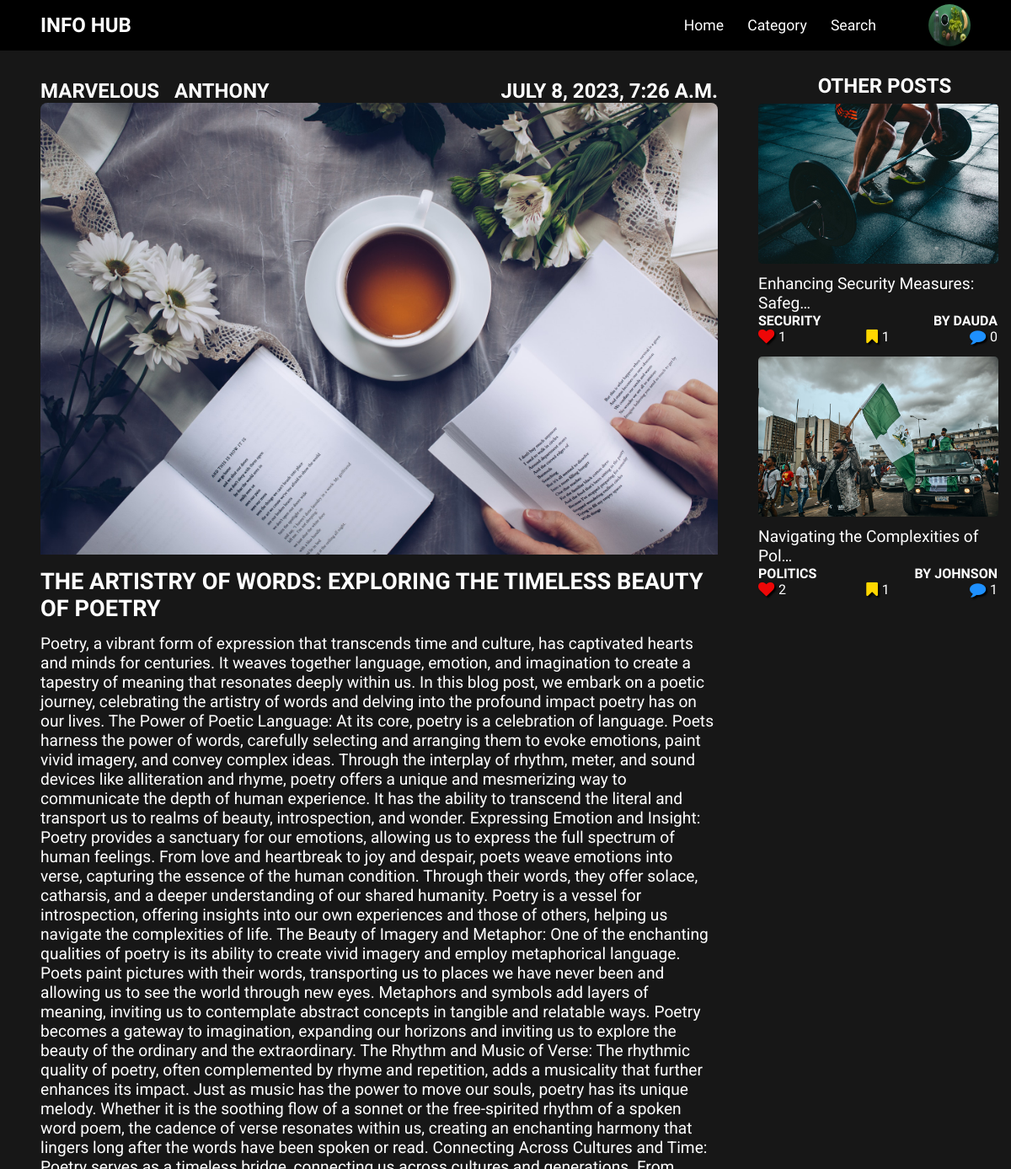
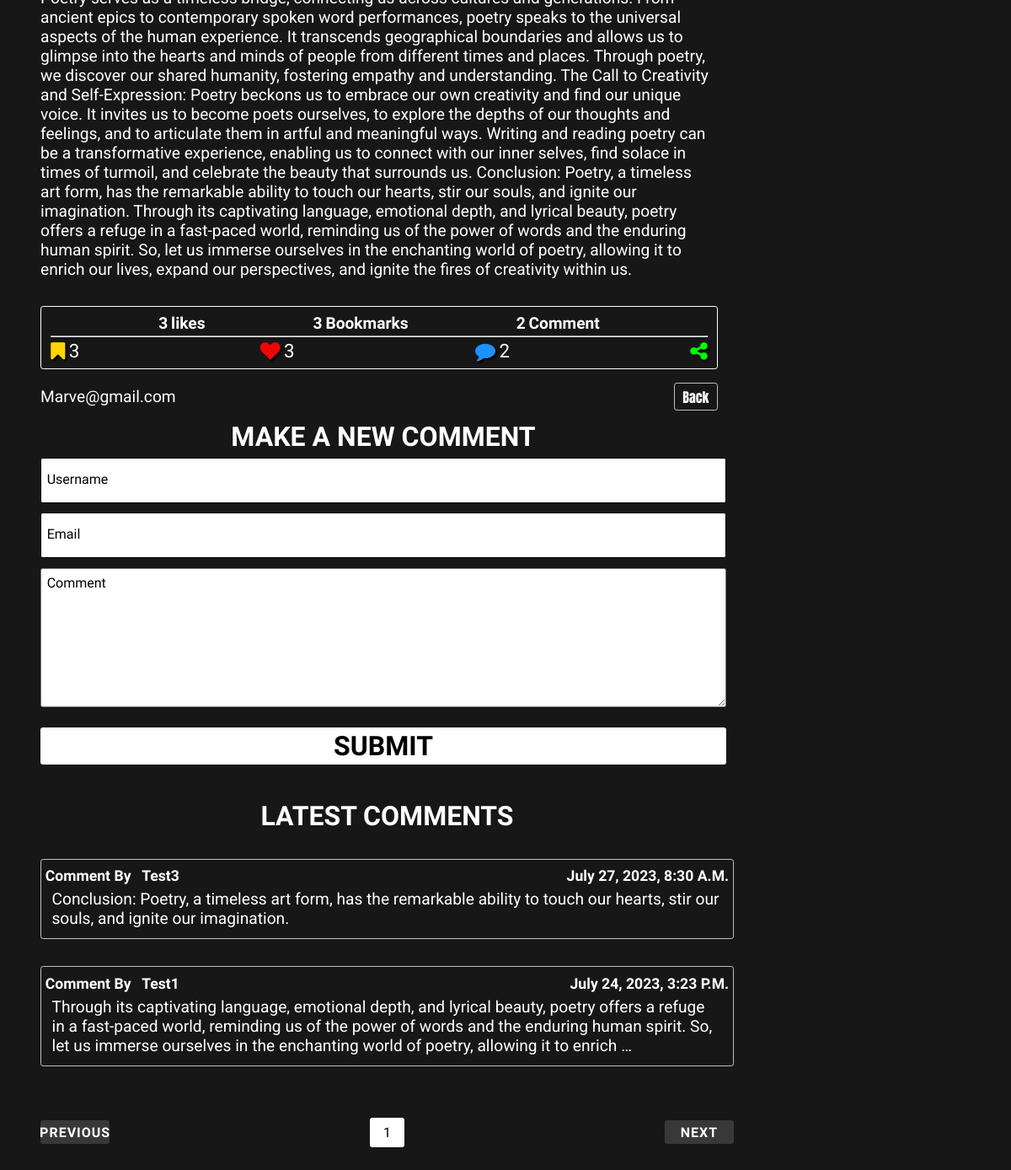
The page /The_Artistry_of_Words_Exploring_the_Timeless_Beauty_of_Poetry/ (signed in) on the database as committed earlier (2 pictures, top to bottom).
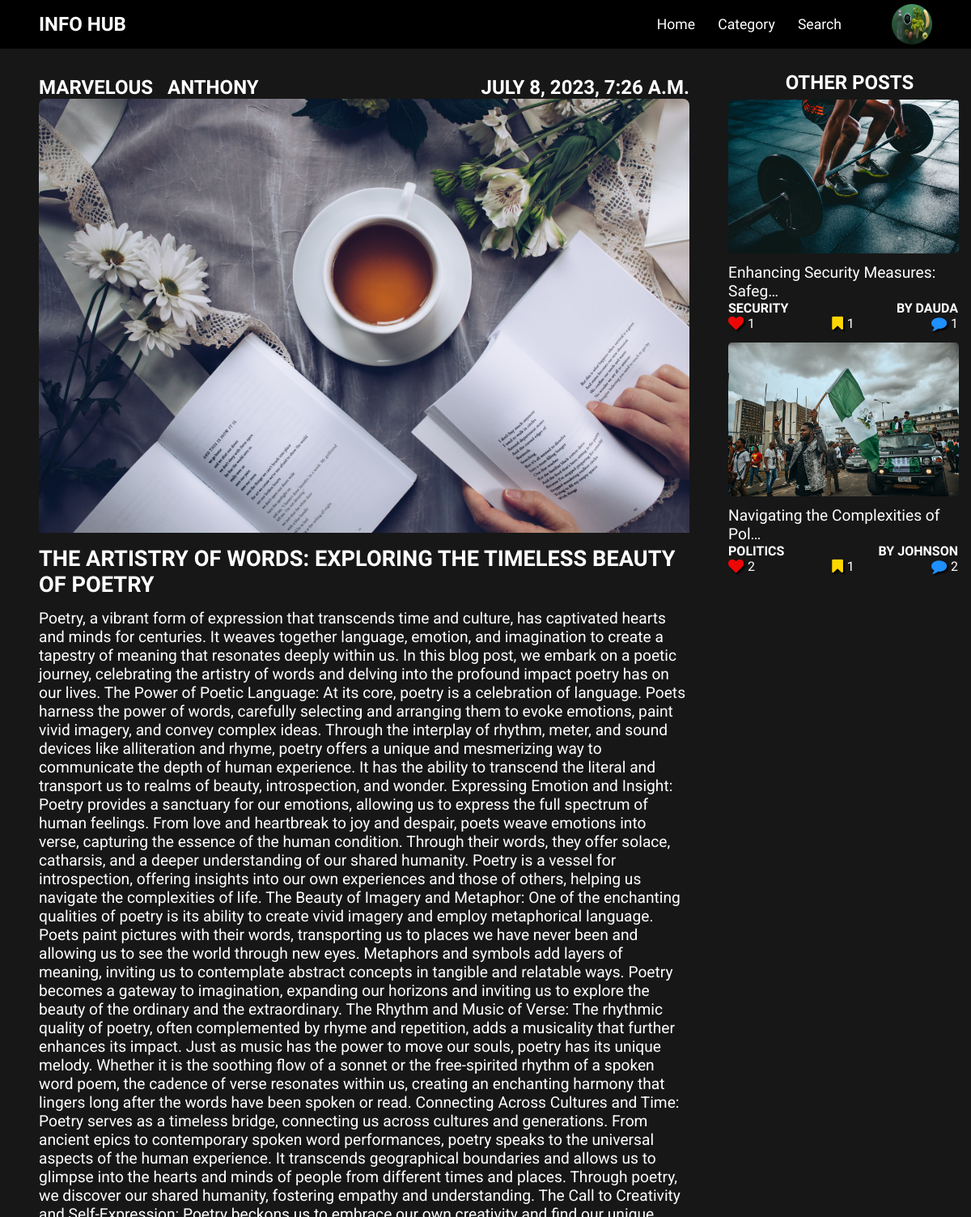
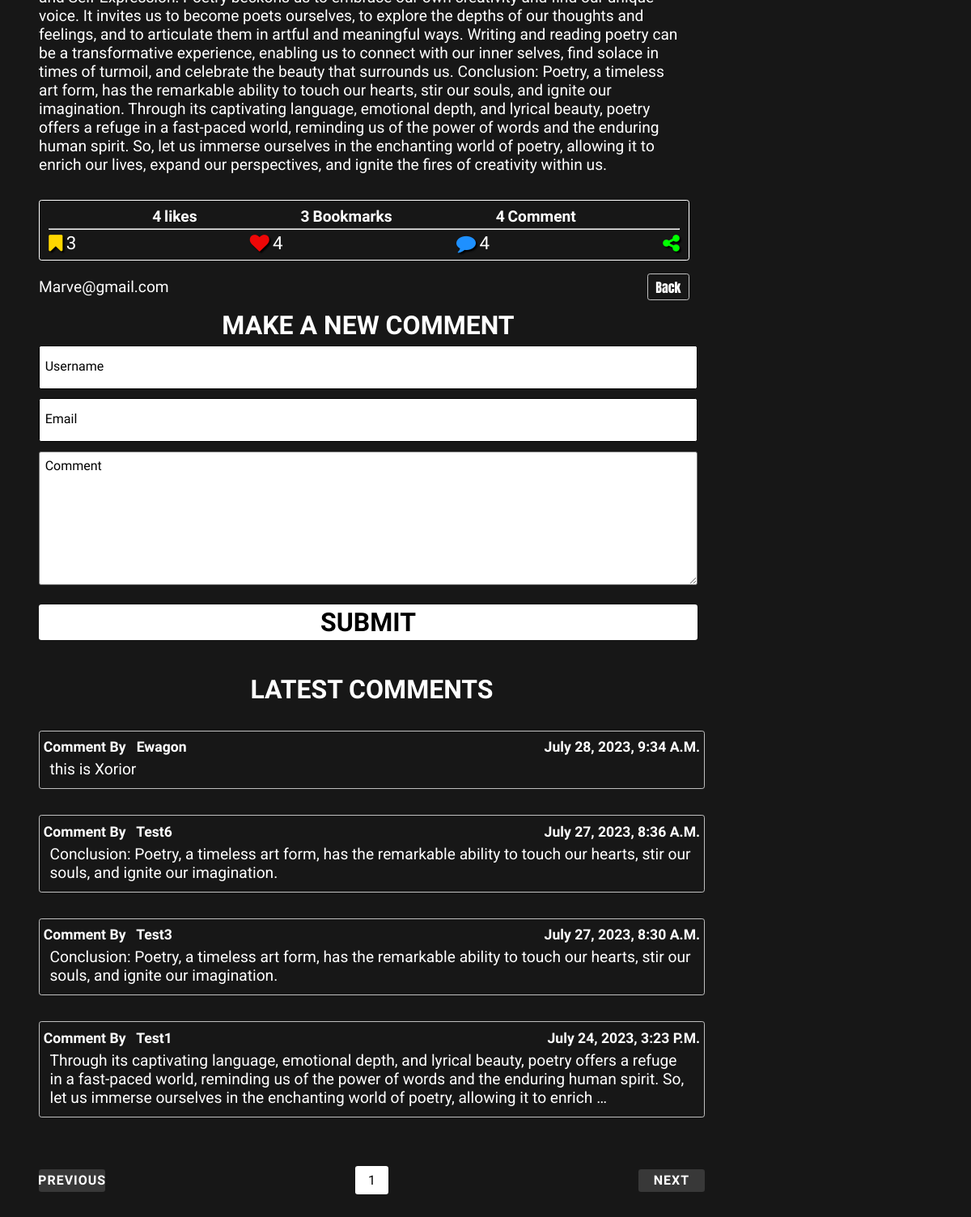
The same page on the database as committed later (2 pictures, top to bottom).
### Users/models.py (models this page shows, shortened)
class Profile(models.Model):
    user = models.OneToOneField(User, on_delete=models.CASCADE)
    image = models.ImageField(default='Profile.png', upload_to='User_Profile_Picture')
    file_name = models.CharField(max_length=50, blank=True)
    age = models.CharField(max_length=3, default=18)

### blogApp/models.py (models this page shows, shortened)
class Post(models.Model):
    class NewManager(models.Manager):
        def get_queryset(self):
            return super().get_queryset() .filter(Status='published')
    options = (
        ('draft', 'Draft'),
        ('published', 'Published'),
    )
    Title = models.CharField(max_length=250)
    First_Name = models.CharField(max_length=15)
    Last_Name = models.CharField(max_length=15)
    Email = models.EmailField(max_length=30)
    slug = models.SlugField(max_length=250, unique_for_date='Publish', default='default')
    Publish = models.DateTimeField(default=timezone.now )
    Author = models.ForeignKey (User, on_delete=models.CASCADE, related_name='blog_posts')
    Content = models.TextField()
    Category = models.ForeignKey(Category, on_delete=models.PROTECT, default=1)
    Category_Tag = models.CharField(max_length=20, default='Default')
    Image = models.ImageField(upload_to=User_Directory_Path)
    Status = models.CharField(max_length=10, choices=options, default='draft')
    Objects = models.Manager() #default Manager
    Newmanager = NewManager() #custom manager
    likes_count = models.IntegerField(default='0')
    likes = models.ManyToManyField(User, related_name='like', default=None, blank=True)
    liked = models.BooleanField(default=False)
    bookmark_count =  models.IntegerField(default=0)
    bookmark = models.ManyToManyField(User, related_name='bookmark',default=None, blank=True )
    def get_absolute_url(self):
        return reverse('blogApp:Single_Post', args=[self.slug])
    class Meta:
        ordering = ('-Publish',)[:8]

class Comment(models.Model):
    Post = models.ForeignKey(Post, on_delete=models.CASCADE,related_name='Comment' )
    Name = models.CharField(max_length=20)
    Email = models.EmailField(max_length=25)
    Comment = models.TextField(max_length=270)
    Publish = models.DateTimeField(default=timezone.now)
    Status = models.BooleanField(default=True)
    class Meta:
        ordering = ('-Publish',)

### blogApp/views.py (the view)
# urls.py: path('<slug:S_post>/', views.Single_Post, name='Single_Post'),
@login_required
def Single_Post(request, S_post):
    S_post =  get_object_or_404(Post, slug=S_post, Status='published')
    Comment = S_post.Comment.filter(Status=True)
    comments_per_page = 5
    paginator = Paginator(Comment, comments_per_page)
    page_number = request.GET.get('page')
    page = paginator.get_page(page_number)
    user_comment = None
    O_post = Post.Newmanager.annotate(num_comments=Count('Comment')).filter(Status='published').exclude(id=S_post.id)[:5]
    if request.method == 'POST':
        comment_form = NewCommentForm(request.POST)
        if comment_form.is_valid():
            user_comment = comment_form.save(commit=False)
            user_comment.Post = S_post
            user_comment.save()
            return HttpResponseRedirect('/' + S_post.slug)
    else:
        comment_form = NewCommentForm()
    return render(request, 'blogApp/Single_Post.html',
                  {'S_post': S_post,
                   'user_comment' : user_comment,
                   'Comment' : Comment,
                   'comment_form': comment_form,
                   'O_post' : O_post,
                   'page':page })

### blogApp/forms.py
class NewCommentForm(forms.ModelForm):
    Name = forms.CharField(widget=forms.TextInput(attrs={'class':'input'
                                                         , 'placeholder':'Username'}))
    Email = forms.EmailField(widget=forms.EmailInput(attrs={'class':'input',
                                                             'placeholder':'Email'}))
    Comment = forms.CharField(widget=forms.Textarea(attrs={'rows':10, 'cols':200 ,
                                                            'class':'textarea',
                                                              'placeholder':'Comment'}))
    class Meta:
        model = Comment
        fields = ['Name', 'Email', 'Comment']

### blogApp/context_processor.py (called while the page is built)
def Category_List_Options(request):
    Category_List_Options = Category.objects.exclude(name='Default')
    return {'Category_List_Options' : Category_List_Options}

### blogApp/templates/blogApp/Single_Post.html (shortened to what this page needs)
    {% extends "blogApp/Base.html" %}
        {% load static %}
        {% block templates %}
    <div class="Post_View">
        <div class="Full_Post_Wrapper">
            <div class="Main_Post_Wrapper">
                <div class="Main_Post_Details">
                    <div class="Main_Post_Details_Header">
                        <h1>{{S_post.First_Name}} &nbsp; {{S_post.Last_Name}}</h1>
                        <h1>{{S_post.Publish}}</h1>
                    </div>
                    <img  class="Main_Post_Details_Image" src="{{S_post.Image.url}}" alt="{{S_post.Category_Tag}}">
                    <div class="Main_Post_Details_Content">
                        <h1>{{S_post.Title}}</h1>
                        <p>{{S_post.Content}}</p>
                    </div>
                    <div class="Main_Post_Details_Meta_Info">
                        <div class="Reaction_Info">
                            <div class="Item_Info">
                                <span id="likes_check">{{S_post.likes_count}}</span>
                                <p>likes</p>
                            </div>
                            <div class="Item_Info">
                                <span>{{S_post.bookmark_count}}</span>
                                <p>Bookmarks</p>
                            </div>
                            <div class="Item_Info">
                                {% with Comment.count as total_comments %}
                                <span>{{total_comments}}</span>
                                {% endwith %}
                                <p>Comment</p>
                            </div>
                        </div>
                        <hr>
                        <div class="Reactions">
                            <div class="item Favourites">
                                <a href="{% url 'blogApp:Bookmark_Page' S_post.id %}"><i  class="fa fa-bookmark"></i></a>
                                <p>{{S_post.bookmark_count}}</p>
                            </div>
                            <div class="item Likes">
                                {% if post.liked %}
                                <i id="likes_button" data-postid="{{S_post.id}}" class="fa fa-heart liked "></i>
                                {% else %}
                                <i id="likes_button" data-postid="{{S_post.id}}" class="fa fa-heart "></i>
                                {% endif %}
                                <p id="likes_count">{{S_post.likes_count}}</p>
                            </div>
                            <div class="item Comment">
                                <i  class="fa fa-comment"></i>
                                {% with Comment.count as total_comments %}
                                    <p>{{total_comments}}</p>
                                {% endwith %}
                            </div>
                            <div class="item Share">
                                <i  class="fa fa-share-alt" onclick="copyToClipboard()"></i>
                            </div>
                        </div>
                    </div>
                    <div class="Main_Post_Details_Footer">
                        <p>{{S_post.Email}}</p>
                        <a href="{% url 'blogApp:Home_Page' %}">Back</a>
                    </div>
                </div>
            </div>
            <div class="Make_Comment">
                <h1>Make a new comment</h1>
                <form  id="Comment_Form" method="post">
                    {{comment_form.Name}}
                    {{comment_form.Email}}
                    {{comment_form.Comment}}
                    <button class="btn" type="submit">submit</button>
                </form>
            </div>
            {% if Comment %}
            <div class="Comment_Posted">
                <h1>Latest Comments</h1>
                {% for UserComment in page %}
                        <div class="Comment_Wrapper">
                            <div class="Comment_Posted_Info">
                                <h3> comment by  &nbsp; {{UserComment.Name}}</h3>
                                <h3>{{UserComment.Publish}}</h3>
                        </div>
                        <p>{{UserComment.Comment|truncatechars:270}}</p>
                        </div>
                {% endfor %}
            </div>
            {% else %}
                <div class="No_Comment_Available">
                    <p>No comments available</p>
                </div>
            {% endif %}
            {% if page %}
            <div class="pagination">
                <div class="Page_Left Ltn">
                    {% if page.has_previous %}
                        <div  class="Page_Btn">
                        <a href="?page={{ page.previous_page_number }}">Previous</a>
                        </div>
                    {% else %}
                        <div class="Page_Btn Disabled">
                            Previous
                        </div>
                    {% endif %}
                </div>
                <div class="Page_Center">
                    {% for num in page.paginator.page_range %}
                        {% if page.number == num %}
                            <div class="Current_Page">
                                {{ num }}
                            </div>
                        {% else %}
                            <div class="Page_Num">
                            {{ num }}
                            </div>
                        {% endif %}
                    {% endfor %}
                </div>
                <div class="Page_Right Ltn">
                {% if page.has_next %}
                    <div class="Page_Btn">
                    <a href="?page={{ page.next_page_number }}">Next</a>
                    </div>
                {% else %}
                <div class="Page_Btn Disabled">
                    Next
                </div>
                {% endif %}
                </div>
            </div>
            {% endif %}
       </div>
       <div class="Side_Post_Wrapper">
        {% if O_post %}
                <h1>Other Posts</h1>
                {% for Side_Post_Content in O_post %}
                    <div class="Side_Post_Content">
                        <div class="Side_Post_Content_Top">
                            <img src="{{Side_Post_Content.Image.url}}" alt="{{Side_Post_Content.Category_Tag}}">
                        </div>
                        <div class="Side_Post_Content_Middle">
                            <a href="{{Side_Post_Content.get_absolute_url}}">
                               <p> {{ Side_Post_Content.Title|truncatechars:35 }}</p>
                            </a>
                        </div>
                        <div class="Side_Post_Content_Footer">
                            <div class="SPC_Footer_Top">
                                <h3>{{Side_Post_Content.Category_Tag}}</h3>
                                <h3>By {{Side_Post_Content.Last_Name }}</h3>
                            </div>
                            <div class="SPC_Footer_Bottom">
                                <div class="Side_Post_Reaction_item SPRI_Likes">
                                    <i  class="fa fa-heart"></i>
                                    <p>{{Side_Post_Content.likes_count}}</p>
                                </div>
                                 <div class="Side_Post_Reaction_item  SPRI_Favourites">
                                    <i  class="fa fa-bookmark"></i>
                                    <p>{{Side_Post_Content.bookmark_count}}</p>
                                </div>
                                <div class="Side_Post_Reaction_item  SPRI_Comments">
                                    <i  class="fa fa-comment"></i>
                                    <p>{{Side_Post_Content.num_comments}}</p>
                                </div>
                            </div>
                        </div>
                    </div>
                {% endfor %}
        {% endif %}
       </div>
    </div>
    {% endblock %}

### blogApp/templates/blogApp/Base.html (shortened to what this page needs)
{% load static %}
<!DOCTYPE html>
<html lang="en">
<head>
    <link rel="stylesheet" href="{% static 'css/Main.css' %}">
    <link rel="stylesheet" href="https://cdnjs.cloudflare.com/ajax/libs/font-awesome/4.7.0/css/font-awesome.min.css">
</head>
<body class="RemoveNav">
        <div class="wrapper">
            <nav>
                <h2>Info Hub</h2>
                    <ul>
                        <li><a href="{% url 'blogApp:Home_Page' %}">Home</a></li>
                        <li><a href="#" class="OpenCategoryList">Category</a></li>
                        <li><a href="#">Search</a></li>
                    </ul>
                    <img src="{{user.profile.image.url}}" alt="Default-Image"  class="MoreLink" >
            </nav>
            {% block templates %}
            {% endblock %}
        </div>
</body>
</html>

### blogApp/templates/blogApp/Single_Post.html (style rules this page uses)
.wrapper { margin: 5.5em 0; }

Rows that differ between the two databases and show on the page:
changed Post "THE ARTISTRY OF WORDS: EXPLORING THE TIMELESS BEAUTY OF POETRY": likes_count "3" → "4"
added Comment: Name "Ewagon", Publish "July 28, 2023, 9:34 A.m.", Comment "this is Xorior"
added Comment: Name "Test6", Publish "July 27, 2023, 8:36 A.m.", Comment "Conclusion: Poetry, a timeless art form, has the remarkable ability to touch our hearts, stir our souls, and ignite our imagination."
computed for Post "SECURITY": num_comments "0" → "1"
computed for Post "POLITICS": num_comments "1" → "2"
Other text that changed with them:
{{ total_comments }}: "2" → "4"
